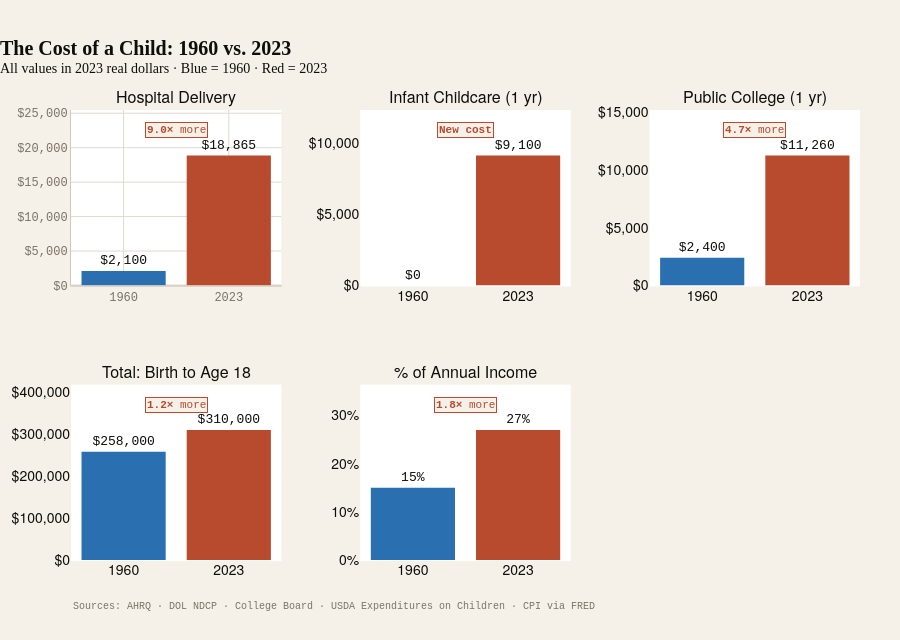

The code cell stored with this chart in its notebook:
### Markdown cell above
---
## Visualization 2 — "The Cost of a Child: 1960 vs. 2023"
### Static Infographic — 5-Panel Subplot

Side-by-side: every major cost milestone from delivery through college,
all in 2023 real dollars. Blue = 1960, Red = 2023.

> **Sources**: AHRQ (hospital delivery) · DOL NDCP (childcare) ·
> College Board (tuition) · USDA Cost of Raising a Child reports ·
> All 1960 nominal values deflated to 2023$ via CPIAUCSL.

### Code cell
CHILD_COSTS = [
    {'milestone':'Hospital Delivery',      'cost_1960':2100,   'cost_2023':18865,
     'note_1960':'~$200 nominal',          'note_2023':'Avg. facility fee (AHRQ)'},
    {'milestone':'Infant Childcare (1 yr)','cost_1960':0,      'cost_2023':9100,
     'note_1960':'Single-earner norm',     'note_2023':'National median (DOL NDCP)'},
    {'milestone':'Public College (1 yr)',  'cost_1960':2400,   'cost_2023':11260,
     'note_1960':'~$243 nominal (1963)',   'note_2023':'In-state (College Board)'},
    {'milestone':'Total: Birth to Age 18', 'cost_1960':258000, 'cost_2023':310000,
     'note_1960':'USDA middle-income',     'note_2023':'USDA 2015 projected'},
    {'milestone':'% of Annual Income',     'cost_1960':15,     'cost_2023':27,
     'note_1960':'Middle quintile',        'note_2023':'Middle quintile',
     'is_pct': True},
]

positions = [(1,1),(1,2),(1,3),(2,1),(2,2)]
fig_info  = make_subplots(
    rows=2, cols=3,
    subplot_titles=[c['milestone'] for c in CHILD_COSTS],
    vertical_spacing=0.22, horizontal_spacing=0.10,
)

for (cost, (row, col)) in zip(CHILD_COSTS, positions):
    is_pct = cost.get('is_pct', False)
    v60, v23 = cost['cost_1960'], cost['cost_2023']
    fig_info.add_trace(go.Bar(
        x=['1960','2023'], y=[v60, v23],
        marker_color=[C.blue, C.red], marker_line=dict(width=0),
        text=([f'{v60}%',f'{v23}%'] if is_pct
              else [f'${v60:,}',f'${v23:,}']),
        textposition='outside',
        textfont=dict(size=13, family=THEME['font_mono'], color=THEME['text']),
        showlegend=False,
        hovertemplate=('%{x}: %{y}%<extra></extra>' if is_pct
                       else '%{x}: $%{y:,}<extra></extra>'),
    ), row=row, col=col)
    fig_info.update_yaxes(
        ticksuffix='%' if is_pct else '',
        tickformat='' if is_pct else '$,',
        range=[0, v23*1.35], row=row, col=col,
    )
    mult_text = f'<b>{v23/v60:.1f}×</b> more' if v60 > 0 else '<b>New cost</b>'
    idx = positions.index((row,col))
    xref = 'x domain' if idx == 0 else f'x{idx+1} domain'
    yref = 'y domain' if idx == 0 else f'y{idx+1} domain'
    fig_info.add_annotation(
        row=row, col=col, x=0.5, y=0.93, xref=xref, yref=yref,
        text=mult_text, showarrow=False,
        font=dict(size=11, color=C.red, family=THEME['font_mono']),
        bgcolor=THEME['background'], bordercolor=C.red, borderwidth=1,
    )

apply_theme(fig_info)
fig_info.update_layout(
    title=dict(
        text=('<b>The Cost of a Child: 1960 vs. 2023</b><br>'
              '<sup>All values in 2023 real dollars · Blue = 1960 · Red = 2023</sup>'),
        font=dict(size=THEME['font_size']['lg'], family=THEME['font']),
    ),
    height=640, showlegend=False,
    margin=dict(t=110, b=80, l=60, r=40),
)
watermark(fig_info, ('Sources: AHRQ · DOL NDCP · College Board · '
                     'USDA Expenditures on Children · CPI via FRED'))
fig_info.show()

print("\n── Cost of a Child (2023 real $) ────────────────────────────────")
for c in CHILD_COSTS:
    v60, v23 = c['cost_1960'], c['cost_2023']
    mult = f'{v23/v60:.1f}x' if v60 > 0 else 'new cost'
    if c.get('is_pct'):
        print(f"  {c['milestone']:28s}: {v60}% → {v23}%")
    else:
        print(f"  {c['milestone']:28s}: ${v60:>8,} → ${v23:>8,}  ({mult})")

### Figure 1 — Plotly figure (JSON) as saved in the notebook; plotly's stock layout.template omitted (floating-point values rounded to 4 significant figures)
{"data": [{"hovertemplate": "%{x}: $%{y:,}<extra></extra>", "marker": {"color": ["#2A6FAF", "#B84A2E"], "line": {"width": 0}}, "showlegend": false, "text": ["$2,100", "$18,865"], "textfont": {"color": "#0F0E0B", "family": "DM Mono, JetBrains Mono, Courier New, monospace", "size": 13}, "textposition": "outside", "type": "bar", "x": ["1960", "2023"], "xaxis": "x", "y": [2100, 18865], "yaxis": "y"}, {"hovertemplate": "%{x}: $%{y:,}<extra></extra>", "marker": {"color": ["#2A6FAF", "#B84A2E"], "line": {"width": 0}}, "showlegend": false, "text": ["$0", "$9,100"], "textfont": {"color": "#0F0E0B", "family": "DM Mono, JetBrains Mono, Courier New, monospace", "size": 13}, "textposition": "outside", "type": "bar", "x": ["1960", "2023"], "xaxis": "x2", "y": [0, 9100], "yaxis": "y2"}, {"hovertemplate": "%{x}: $%{y:,}<extra></extra>", "marker": {"color": ["#2A6FAF", "#B84A2E"], "line": {"width": 0}}, "showlegend": false, "text": ["$2,400", "$11,260"], "textfont": {"color": "#0F0E0B", "family": "DM Mono, JetBrains Mono, Courier New, monospace", "size": 13}, "textposition": "outside", "type": "bar", "x": ["1960", "2023"], "xaxis": "x3", "y": [2400, 11260], "yaxis": "y3"}, {"hovertemplate": "%{x}: $%{y:,}<extra></extra>", "marker": {"color": ["#2A6FAF", "#B84A2E"], "line": {"width": 0}}, "showlegend": false, "text": ["$258,000", "$310,000"], "textfont": {"color": "#0F0E0B", "family": "DM Mono, JetBrains Mono, Courier New, monospace", "size": 13}, "textposition": "outside", "type": "bar", "x": ["1960", "2023"], "xaxis": "x4", "y": [258000, 310000], "yaxis": "y4"}, {"hovertemplate": "%{x}: %{y}%<extra></extra>", "marker": {"color": ["#2A6FAF", "#B84A2E"], "line": {"width": 0}}, "showlegend": false, "text": ["15%", "27%"], "textfont": {"color": "#0F0E0B", "family": "DM Mono, JetBrains Mono, Courier New, monospace", "size": 13}, "textposition": "outside", "type": "bar", "x": ["1960", "2023"], "xaxis": "x5", "y": [15, 27], "yaxis": "y5"}], "layout": {"annotations": [{"font": {"size": 16}, "showarrow": false, "text": "Hospital Delivery", "x": 0.1333, "xanchor": "center", "xref": "paper", "y": 1, "yanchor": "bottom", "yref": "paper"}, {"font": {"size": 16}, "showarrow": false, "text": "Infant Childcare (1 yr)", "x": 0.5, "xanchor": "center", "xref": "paper", "y": 1, "yanchor": "bottom", "yref": "paper"}, {"font": {"size": 16}, "showarrow": false, "text": "Public College (1 yr)", "x": 0.8667, "xanchor": "center", "xref": "paper", "y": 1, "yanchor": "bottom", "yref": "paper"}, {"font": {"size": 16}, "showarrow": false, "text": "Total: Birth to Age 18", "x": 0.1333, "xanchor": "center", "xref": "paper", "y": 0.39, "yanchor": "bottom", "yref": "paper"}, {"font": {"size": 16}, "showarrow": false, "text": "% of Annual Income", "x": 0.5, "xanchor": "center", "xref": "paper", "y": 0.39, "yanchor": "bottom", "yref": "paper"}, {"bgcolor": "#F5F0E8", "bordercolor": "#B84A2E", "borderwidth": 1, "font": {"color": "#B84A2E", "family": "DM Mono, JetBrains Mono, Courier New, monospace", "size": 11}, "showarrow": false, "text": "<b>9.0×</b> more", "x": 0.5, "xref": "x domain", "y": 0.93, "yref": "y domain"}, {"bgcolor": "#F5F0E8", "bordercolor": "#B84A2E", "borderwidth": 1, "font": {"color": "#B84A2E", "family": "DM Mono, JetBrains Mono, Courier New, monospace", "size": 11}, "showarrow": false, "text": "<b>New cost</b>", "x": 0.5, "xref": "x2 domain", "y": 0.93, "yref": "y2 domain"}, {"bgcolor": "#F5F0E8", "bordercolor": "#B84A2E", "borderwidth": 1, "font": {"color": "#B84A2E", "family": "DM Mono, JetBrains Mono, Courier New, monospace", "size": 11}, "showarrow": false, "text": "<b>4.7×</b> more", "x": 0.5, "xref": "x3 domain", "y": 0.93, "yref": "y3 domain"}, {"bgcolor": "#F5F0E8", "bordercolor": "#B84A2E", "borderwidth": 1, "font": {"color": "#B84A2E", "family": "DM Mono, JetBrains Mono, Courier New, monospace", "size": 11}, "showarrow": false, "text": "<b>1.2×</b> more", "x": 0.5, "xref": "x4 domain", "y": 0.93, "yref": "y4 domain"}, {"bgcolor": "#F5F0E8", "bordercolor": "#B84A2E", "borderwidth": 1, "font": {"color": "#B84A2E", "family": "DM Mono, JetBrains Mono, Courier New, monospace", "size": 11}, "showarrow": false, "text": "<b>1.8×</b> more", "x": 0.5, "xref": "x5 domain", "y": 0.93, "yref": "y5 domain"}, {"align": "left", "font": {"color": "#7A7468", "family": "DM Mono, JetBrains Mono, Courier New, monospace", "size": 10}, "showarrow": false, "text": "Sources: AHRQ · DOL NDCP · College Board · USDA Expenditures on Children · CPI via FRED", "x": 0, "xref": "paper", "y": -0.12, "yref": "paper"}], "colorway": ["#2A6FAF", "#B84A2E", "#C8872A", "#2A7C6F", "#7B4FA6", "#C87028", "#7A7468"], "font": {"color": "#0F0E0B", "family": "DM Sans, Helvetica Neue, Arial, sans-serif", "size": 14}, "height": 640, "hoverlabel": {"bgcolor": "#FFFFFF", "bordercolor": "#D0C9BC", "font": {"color": "#0F0E0B", "family": "DM Sans, Helvetica Neue, Arial, sans-serif", "size": 12}}, "legend": {"bgcolor": "rgba(0,0,0,0)", "bordercolor": "rgba(0,0,0,0)", "font": {"color": "#0F0E0B", "family": "DM Sans, Helvetica Neue, Arial, sans-serif", "size": 12}}, "margin": {"b": 80, "l": 60, "r": 40, "t": 110}, "paper_bgcolor": "#F5F0E8", "plot_bgcolor": "#FFFFFF", "showlegend": false, "title": {"font": {"color": "#0F0E0B", "family": "Playfair Display, Georgia, serif", "size": 20}, "pad": {"l": 0}, "text": "<b>The Cost of a Child: 1960 vs. 2023</b><br><sup>All values in 2023 real dollars · Blue = 1960 · Red = 2023</sup>", "x": 0, "xanchor": "left"}, "xaxis": {"anchor": "y", "domain": [0, 0.2667], "gridcolor": "#E0D9CE", "linecolor": "#D0C9BC", "tickcolor": "#D0C9BC", "tickfont": {"color": "#7A7468", "family": "DM Mono, JetBrains Mono, Courier New, monospace", "size": 12}, "title": {"font": {"color": "#0F0E0B", "size": 14}}, "zerolinecolor": "#E0D9CE"}, "xaxis2": {"anchor": "y2", "domain": [0.3667, 0.6333]}, "xaxis3": {"anchor": "y3", "domain": [0.7333, 1]}, "xaxis4": {"anchor": "y4", "domain": [0, 0.2667]}, "xaxis5": {"anchor": "y5", "domain": [0.3667, 0.6333]}, "xaxis6": {"anchor": "y6", "domain": [0.7333, 1]}, "yaxis": {"anchor": "x", "domain": [0.61, 1], "gridcolor": "#E0D9CE", "linecolor": "#D0C9BC", "range": [0, 25470.0], "tickcolor": "#D0C9BC", "tickfont": {"color": "#7A7468", "family": "DM Mono, JetBrains Mono, Courier New, monospace", "size": 12}, "tickformat": "$,", "ticksuffix": "", "title": {"font": {"color": "#0F0E0B", "size": 14}}, "zerolinecolor": "#E0D9CE"}, "yaxis2": {"anchor": "x2", "domain": [0.61, 1], "range": [0, 12285], "tickformat": "$,", "ticksuffix": ""}, "yaxis3": {"anchor": "x3", "domain": [0.61, 1], "range": [0, 15200.0], "tickformat": "$,", "ticksuffix": ""}, "yaxis4": {"anchor": "x4", "domain": [0, 0.39], "range": [0, 418500], "tickformat": "$,", "ticksuffix": ""}, "yaxis5": {"anchor": "x5", "domain": [0, 0.39], "range": [0, 36.45], "tickformat": "", "ticksuffix": "%"}, "yaxis6": {"anchor": "x6", "domain": [0, 0.39]}}}
